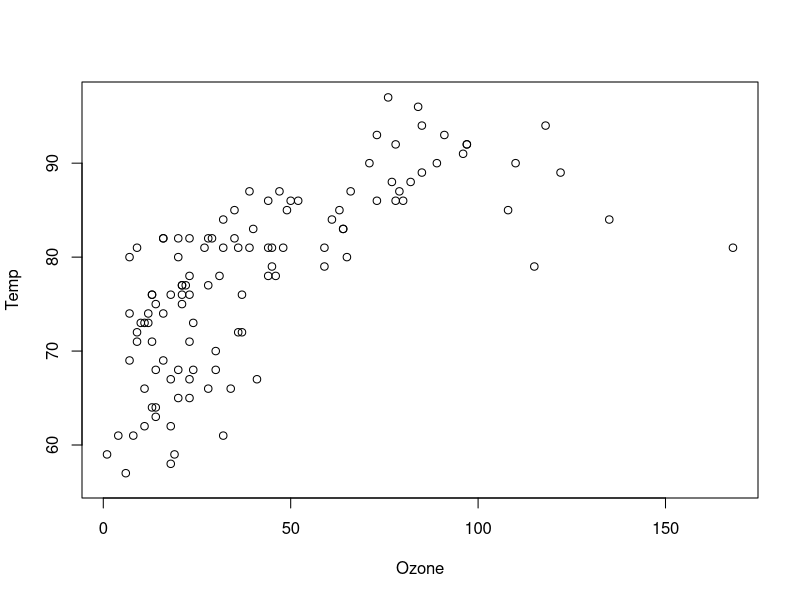
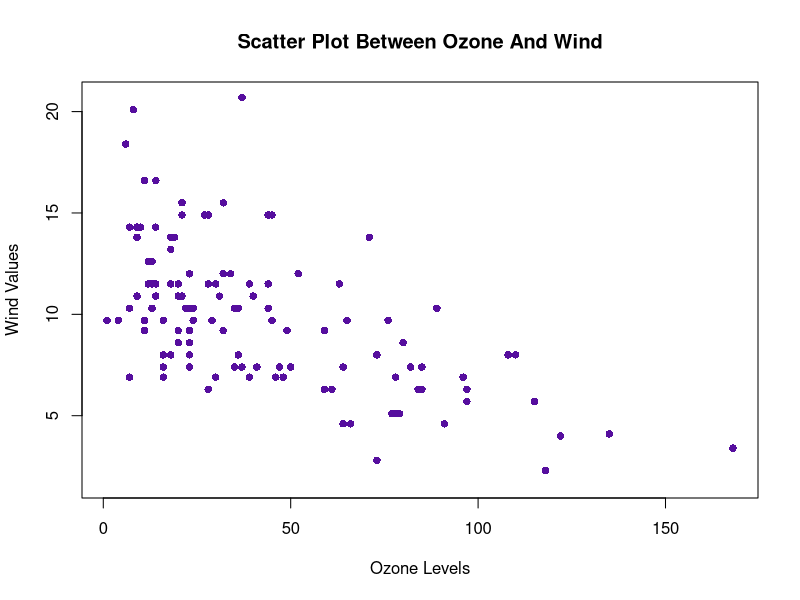
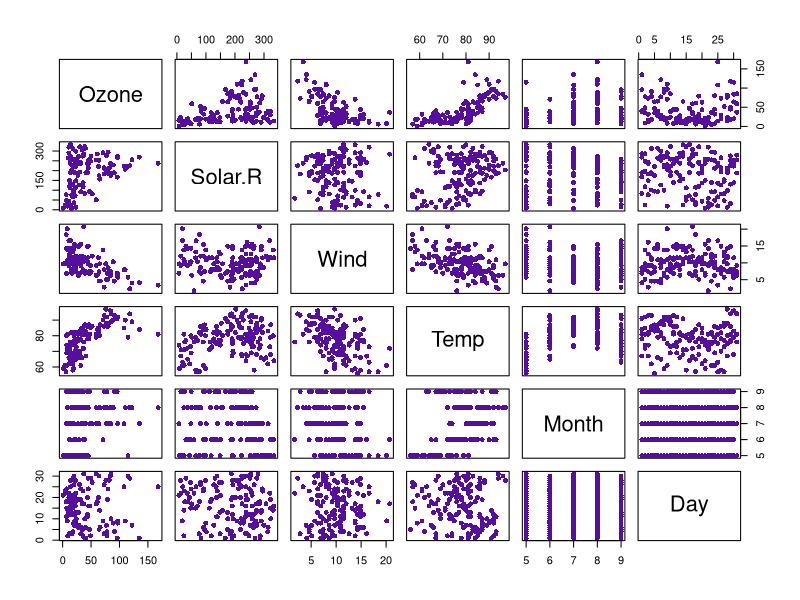
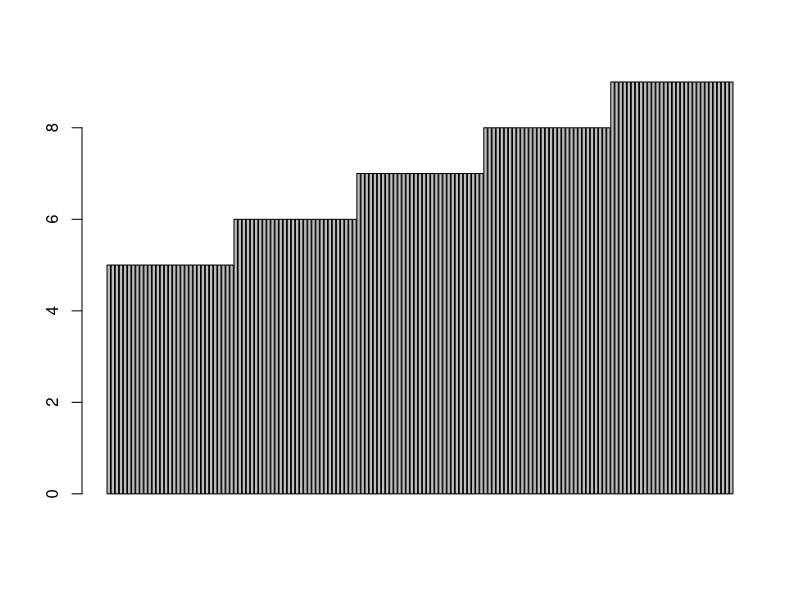
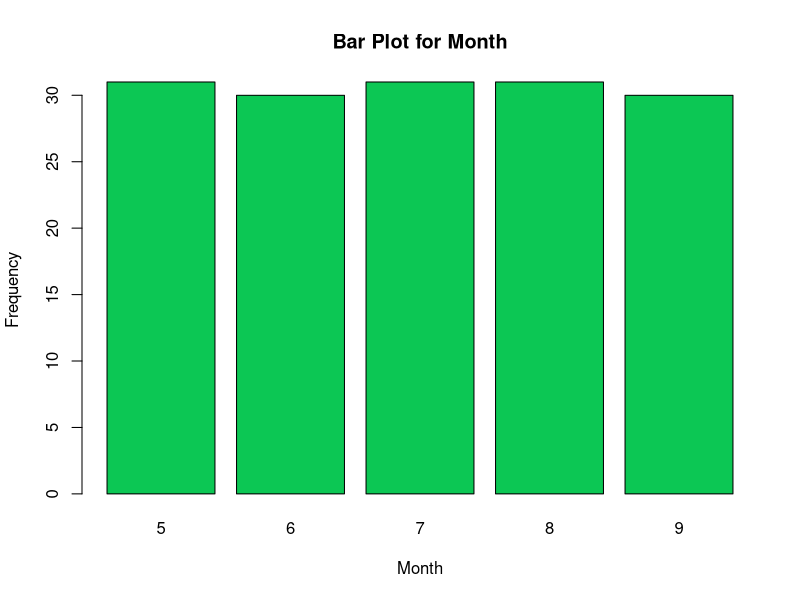
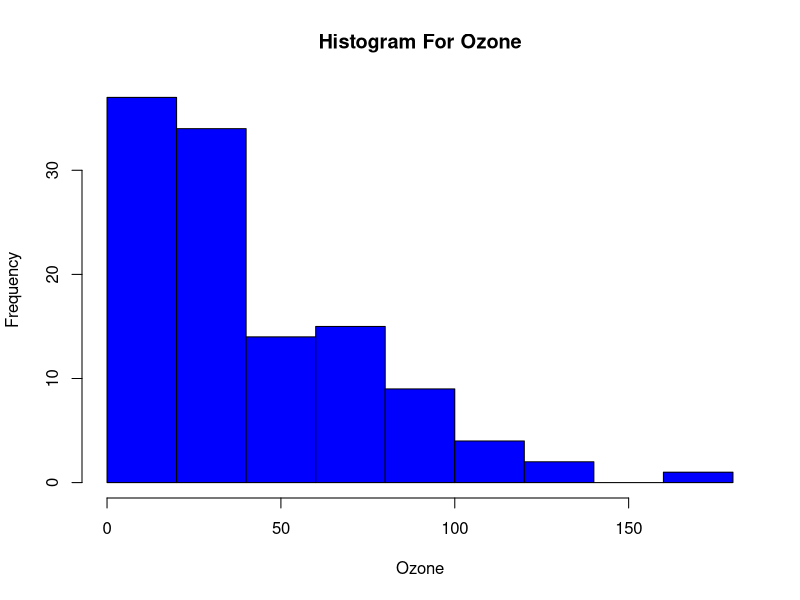
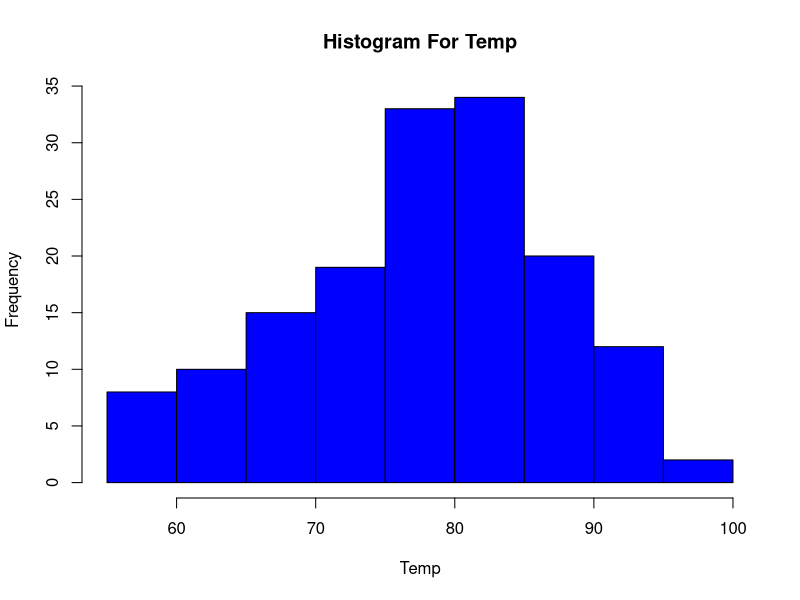
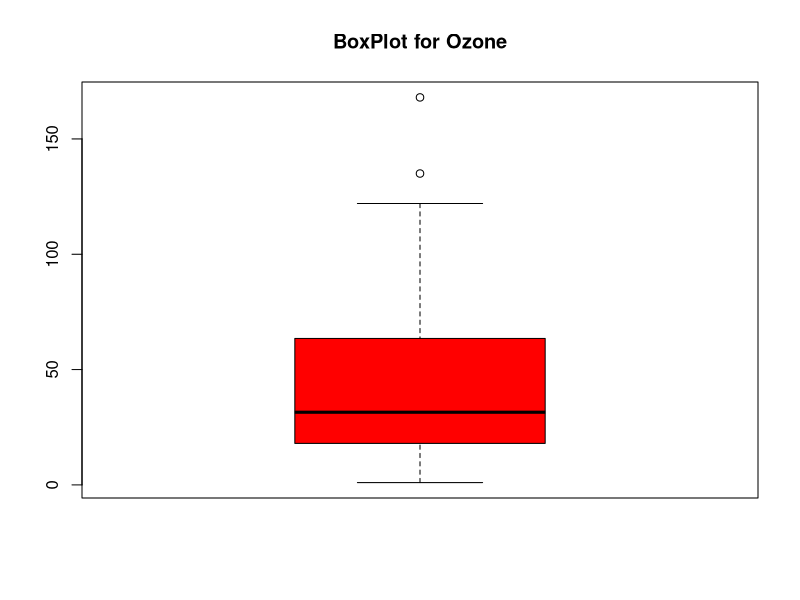

The R source for these figures, in order:
df=datasets::airquality

class(df) #tells us the data type of the variable

rm(sales,air_quality)#remove or delete dataset

View(df) #gives error for 'view' as R is case sensitive

head(df)#displays first 6 rows of the datasets
head(df,10) #dislplays first 10 rows of the datasets

tail(df) #displays last 6 rows of the datasets

summary(df) #this function gives the summary of data i.e.mean,mode,median,etc for each particular column

df$Ozone #displays the ozone columnn in the dataframe

attach(df) #attaches all the columns in the datasets to the R file we are working
Ozone #now we don't need to use reference variable everytime

###DATA VISUALISATION###
#1.Scatter Plot : to find the relationship between two numerical columns

plot(x=Ozone,y=Temp)#(writing x and y is optional)
#interpretation:as the ozone values increases the temp also increase. Hence,positive relationship

#customisation in scatter plot
plot(Ozone,Wind,xlab = 'Ozone Levels',ylab = 'Wind Values',
     main = 'Scatter Plot Between Ozone And Wind',
     col='#560e9e',pch=16)
#interpretation: as the ozone values increases the wind values decreases.Hence,negative relationship

plot(df,
     pch=16, col='#560e9e')#this plots all the possible scatter plots from the dataframe


#2.Bar Plot

barplot(Month)#gives a misleading output
unique(Month)#gives the unique values in the table
table(Month)#gives the actual frequency of those unique values
bar=table(Month)

barplot(bar,
        main = 'Bar Plot for Month',
        xlab='Month',ylab='Frequency',col='#0cc754')

#3.Histogram
hist(Ozone,main='Histogram For Ozone',col = 'blue')
#interpretation:positive skewness.i.e.outliers are present on the upper extremes

hist(Temp,main='Histogram For Temp',col = 'blue')
#perfect symmetrical plot is not possible so this plot can be considedred a normal plot

#4.Box Plot
boxplot(Ozone,main='BoxPlot for Ozone',col='red')
#interpretaion: two outliers are present

boxplot(df,main='BoxPlot for Ozone',col=c('red','blue','yellow','green','purple','lightblue','orange'))
#interpretation:ozone and wind has outliers